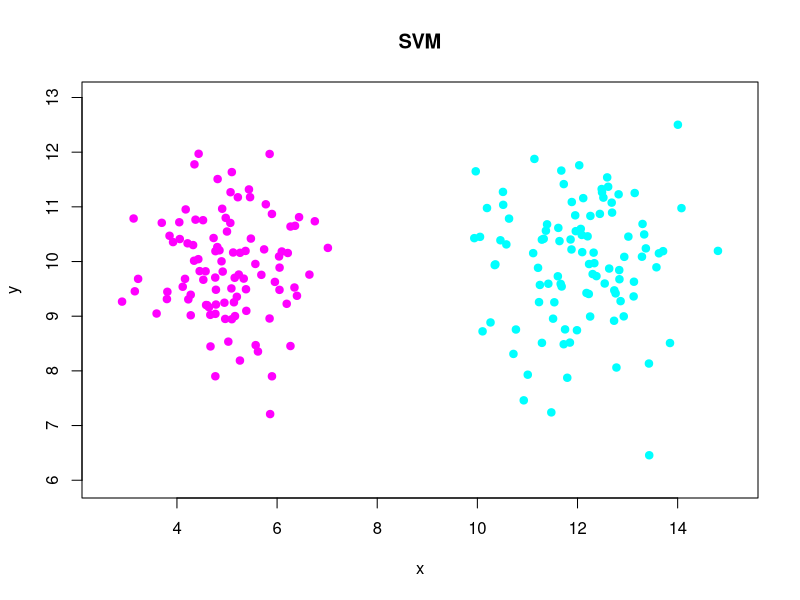

R code for this plot:
library("MASS")
library("kernlab")

colors = c("magenta", "cyan")
n <- 100
m <- 100

sigma1 <- matrix(c(1, 0, 0, 1), 2, 2)
sigma2 <- matrix(c(1, 0, 0, 1), 2, 2)

mu1 <- c(5, 10)
mu2 <- c(12, 10)

xc1 <- mvrnorm(n=n, mu = mu1, Sigma = sigma1)
xc2 <- mvrnorm(n=m, mu = mu2, Sigma = sigma2)

dat <- rbind(xc1, xc2)
dat <- cbind(dat, c(rep(-1, n), rep(1, m)))

plotxmin <- min(dat[,1], dat[,1]) - 0.3
plotxmax <- max(dat[,1], dat[,1]) + 0.3
plotymin <- min(dat[,2], dat[,2]) - 0.5
plotymax <- max(dat[,2], dat[,2]) + 0.5
plot(c(), type="n", xlab = "x", ylab = "y", xlim=c(plotxmin, plotxmax), ylim = c(plotymin, plotymax), main="SVM")

points(dat, pch=21, col=colors[ifelse(dat[,3] == -1, 1, 2)], bg=colors[ifelse(dat[,3] == -1, 1, 2)])

svp <- ksvm(dat[,1:2], dat[,3], type = "C-svc", kernel = "vanilladot", C=100, scaled=c())
#plot(svp, data = dat[,1:2])

#alpha	-- The resulting support vectors, (alpha vector) (possibly scaled).
#alphaindex	-- The index of the resulting support vectors in the data matrix. Note that this index refers to the pre-processed data (after the possible effect of na.omit and subset)
#coef	-- The corresponding coefficients times the training labels.
#b -- The negative intercept.
#nSV -- The number of Support Vectors
#obj -- The value of the objective function. In case of one-against-one classification this is a vector of values
#error -- Training error
#cross -- Cross validation error, (when cross > 0)
#prob.model -- Contains the width of the Laplacian fitted on the residuals in case of regression, or the parameters of the sigmoid fitted on the decision values in case of classification.
